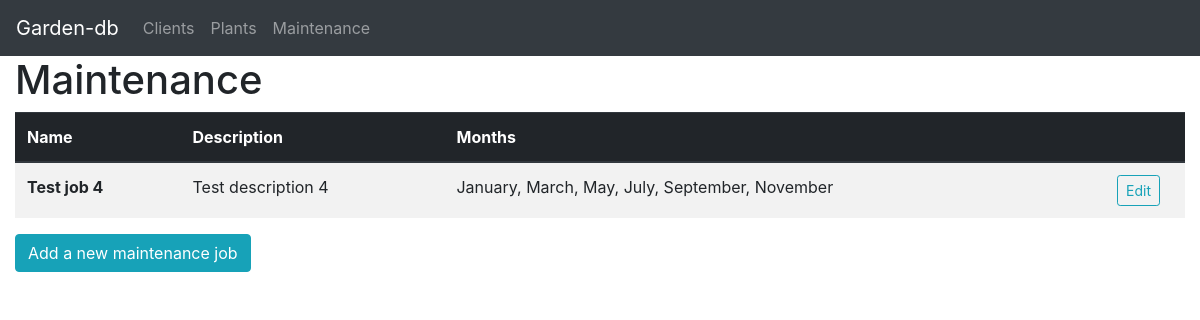
/maintenance, run on an earlier commit of the app's database.
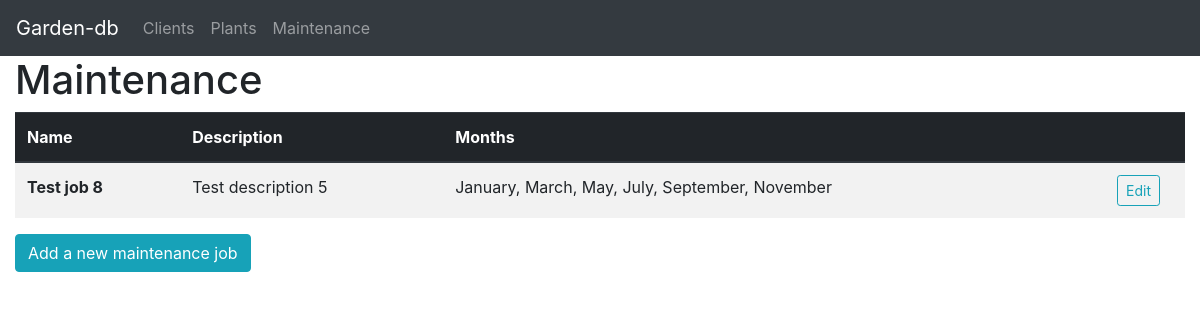
And on a later commit of the database.
### tables this page shows
CREATE TABLE jobs (mid INTEGER PRIMARY KEY, name TEXT, description TEXT, months TEXT);

### app.py (the view, shortened to what this page needs)
@app.route("/maintenance", methods=["GET", "POST"])
def jobs():
    return render_template("maintenance.html", data=dbc.load_sql_job_data(), month_list=months)

### dbc/__init__.py (called while the page is built)
def select_jobs(mid=None):
    with DBConnection() as c:
        if mid is not None:
            c.execute("SELECT * FROM jobs WHERE mid=?", (mid,))
        else:
            c.execute("SELECT * FROM jobs")
        return c.cur.fetchall()

def load_sql_job_data(mid=None):
    return [Maintenance(row[1], row[2], eval(row[3]), row[0]) for row in select_jobs(mid)]

    def __exit__(self, *args):
        self.con.commit()
        self.con.close()
        self.con = None
        self.cur = None

    def execute(self, *args):
        self.cur.execute(*args)

### templates/maintenance.html (shortened to what this page needs)
{% extends "page.html" %}
{% set title = "Maintenance" %}
{% set pagetype = "maintenance job" %}
{% block thead %}
<th scope="col">Name</th>
<th scope="col">Description</th>
<th scope="col">Months</th>
<th scope="col" style="width: 80px"></th>
{% endblock %}
{% block tbody %}
{% for job in data %}
<tr>
    <th scope="row">{{ job.name }}</th>
    <td>{{ job.description }}</td>
    <td>{{ ', '.join(job.months) }}</td>
    <td><button type="button" class="btn btn-outline-info btn-sm" data-toggle="modal"
                id="edit-job-{{ job.id }}" data-target="#popup-div-edit-{{ job.id }}">Edit</button></td>
</tr>
{% endfor %}
{% endblock %}

### templates/page.html (shortened to what this page needs)
{% extends "base.html" %}
{% if pagetype is not defined %}{% set pagetype = "(page type error)" %}{% endif %}
{% block body %}
<nav class="navbar navbar-expand-md navbar-dark bg-dark">
    <span class="navbar-brand">Garden-db</span>
    <div class="collapse navbar-collapse">
        <div class="navbar-nav">
            <a class="nav-item nav-link" href="{{ url_for('clients') }}">Clients</a>
            <a class="nav-item nav-link" href="{{ url_for('plants') }}">Plants</a>
            <a class="nav-item nav-link" href="{{ url_for('jobs') }}">Maintenance</a>
        </div>
    </div>
</nav>
<div class="container-fluid">
    <header class="row">
        <div class="col">
            <h1>{% if title %}{{ title }}{% else %}Untitled page{% endif %}</h1>
        </div>
    </header>
    <table class="table table-striped">
        <thead class="thead-dark">
            {% block thead %}
            {% endblock %}
        </thead>
        <tbody>
            {% block tbody %}
            {% endblock %}
        </tbody>
    </table>
    <button type="button" id="popup-btn" class="btn btn-info" data-toggle="modal" data-target="#popup-div-add">
        Add a new {{ pagetype }}
    </button>
</div>
{% endblock %}

### templates/base.html (shortened to what this page needs)
<!doctype html>
<html lang="en">
<head>
    <link rel="stylesheet" href="https://stackpath.bootstrapcdn.com/bootstrap/4.1.3/css/bootstrap.min.css">
</head>
<body>
    {% block body %}{% endblock %}
    <script src="https://stackpath.bootstrapcdn.com/bootstrap/4.1.3/js/bootstrap.min.js"></script></body>
</html>

What changed in the data, as far as the page shows it:
changed jobs: name "Test job 4" → "Test job 8"; description "Test description 4" → "Test description 5"
